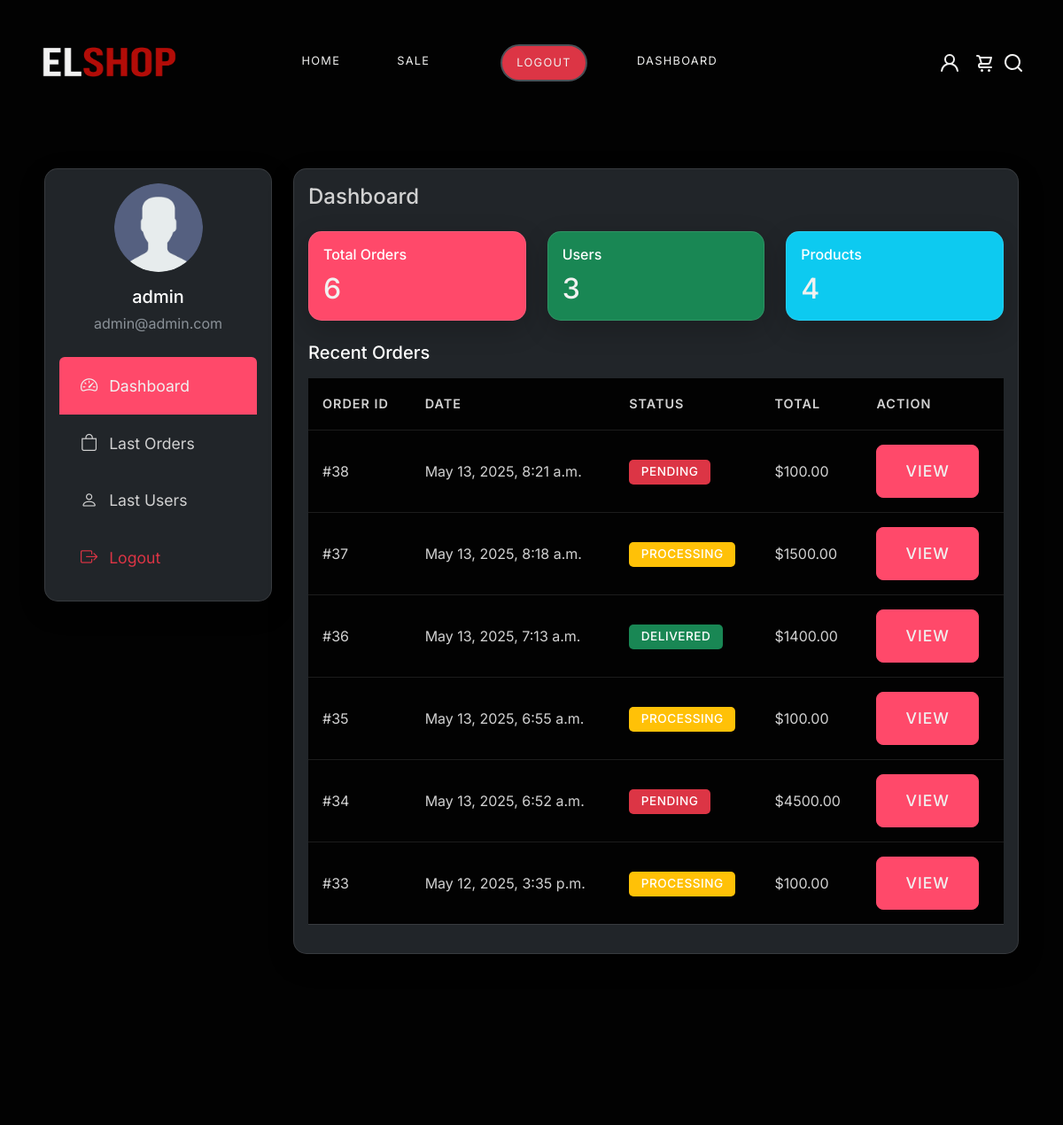
The app's page /dashboard/ (signed in, upper part), older data.
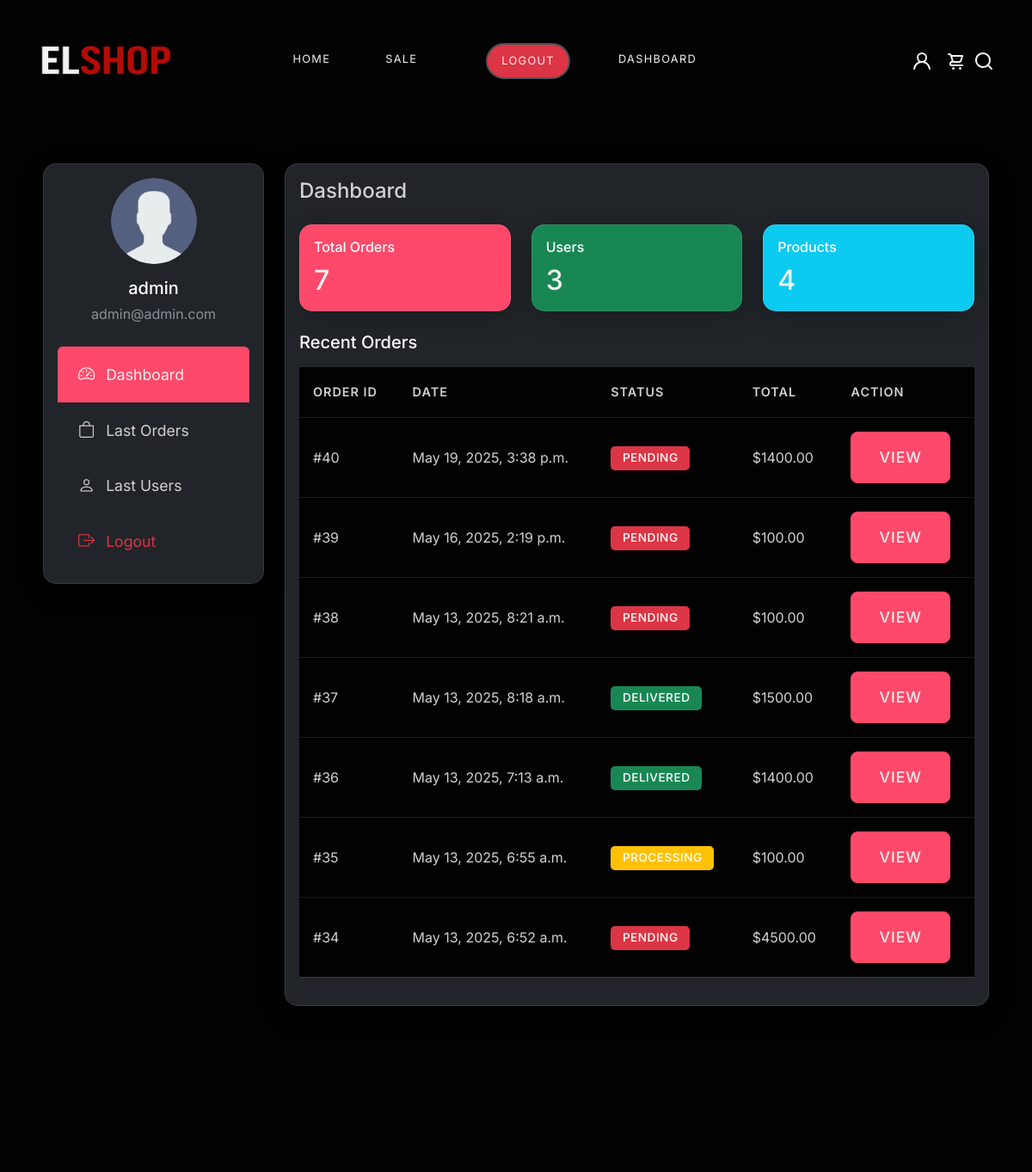
The same page, newer data.
### accounts/models.py (models this page shows)
class Profile(models.Model):
    user = models.OneToOneField(User,on_delete=models.CASCADE)
    old_cart = models.CharField(max_length=250,null=True,blank=True)
    image = models.ImageField(upload_to="upload/images/user",default="upload/images/default/user.png")

### payment/models.py (models this page shows, shortened)
class Order(models.Model):
    STATUS_ORDER = (
        ("pending","PEDING"),
        ("processing","PROCESSING"),
        ("cancelled","CANCELLED"),
        ("delivered","DELIVERED")
    )
    user = models.ForeignKey(User,on_delete=models.CASCADE)
    address = models.ForeignKey(AddressUser,on_delete=models.CASCADE)
    shiped_date = models.DateTimeField(blank=True,null=True)
    date_ordered = models.DateTimeField(auto_now_add=True)
    date_payed = models.DateTimeField(blank=True,null=True)
    invoice = models.CharField(max_length=255,blank=True,null=True)
    payer_id = models.CharField(max_length=255,blank=True,null=True)
    order_status = models.CharField(choices=STATUS_ORDER,default="pending")
    amount = models.DecimalField(max_digits=10,decimal_places=2)

### dashboard/views.py (the view)
# urls.py: path("dashboard/",include("dashboard.urls")),
def dashboard(request):
    if request.user.is_authenticated and (request.user.is_staff or request.user.is_superuser):
        orders = Order.objects.all().order_by("-date_ordered")[:7]
        users = User.objects.all().order_by("date_joined").order_by("-date_joined")[:7]
        return render(request,"dashboard/dashboard.html",{"orders":orders,"users":users})
    return redirect("home")

### cart/cart.py (called while the page is built)
    def __len__(self):
        return len(self.cart)

### cart/context_processors.py (called while the page is built)
def cart(request):
    return {"cart":Cart(request)}

### templates/dashboard/dashboard.html (shortened to what this page needs)
{% extends 'index.html' %}
{% load static %}
{% block content %}
  <section class="account py-5">
    <div class="container">
      <div class="row">
        <div class="col-lg-3 mb-4">
          <div class="card">
            <div class="card-body">
              <div class="text-center mb-4">
                <img src="{{user.profile.image.url}}" alt="Profile" class="rounded-circle mb-3" width="100" height="100">
                <h5 class="mb-1">{{user.username}}</h5>
                  <p class="text-muted mb-0">{{user.email}}</p>
              </div>
              <div class="list-group">
                <a href="#dashboard" class="list-group-item list-group-item-action active" data-bs-toggle="list">
                  <i class="bi bi-speedometer2 me-2"></i> Dashboard
                </a>
                {% if perms.payment.view_order %}
                  <a href="#orders" class="list-group-item list-group-item-action" data-bs-toggle="list">
                    <i class="bi bi-bag me-2"></i> Last Orders
                  </a>
                {% endif %}
                {% if perms.user.view_user %}
                  <a href="#profile" class="list-group-item list-group-item-action" data-bs-toggle="list">
                    <i class="bi bi-person me-2"></i> Last Users
                  </a>
                {% endif %}
                <a href="{% url 'logout' %}" class="list-group-item list-group-item-action text-danger">
                  <i class="bi bi-box-arrow-right me-2"></i> Logout
                </a>
              </div>
            </div>
          </div>
        </div>
        <div class="col-lg-9">
          <div class="tab-content">
            <div class="tab-pane fade show active" id="dashboard">
              <div class="card">
                <div class="card-body">
                  <h4 class="card-title mb-4">Dashboard</h4>
                  <div class="row">
                    <div class="col-md-4 mb-4">
                      <div class="card bg-primary text-white">
                        <div class="card-body">
                          <h6 class="card-title">Total Orders</h6>
                          <h2 class="mb-0">{{orders.count}}</h2>
                        </div>
                      </div>
                    </div>
                    <div class="col-md-4 mb-4">
                      <div class="card bg-success text-white">
                        <div class="card-body">
                          <h6 class="card-title">Users</h6>
                          <h2 class="mb-0" id="wished-count">{{users.count}}</h2>
                        </div>
                      </div>
                    </div>
                    <div class="col-md-4 mb-4">
                      <div class="card bg-info text-white">
                        <div class="card-body">
                          <h6 class="card-title">Products</h6>
                          <h2 class="mb-0">4</h2>
                        </div>
                      </div>
                    </div>
                  </div>
                  {% if perms.payment.view_order %}
                  <h5 class="mb-3">Recent Orders</h5>
                  <div class="table-responsive">
                    <table class="table">
                      <thead>
                        <tr>
                          <th>Order ID</th>
                          <th>Date</th>
                          <th>Status</th>
                          <th>Total</th>
                          <th>Action</th>
                        </tr>
                      </thead>
                      <tbody>
                       {% for order in orders %}
                          <tr>
                            <td>#{{order.id}}</td>
                            <td>{{order.date_ordered}}</td>
                            {% if order.order_status == "delivered" %}
                              <td><span class="badge bg-success" >{{order.order_status}}</span></td>
                            {% elif order.order_status == 'processing' %}
                              <td><span class="badge bg-warning" >{{order.order_status}}</span></td>
                            {% else %}
                              <td><span class="badge bg-danger" >{{order.order_status}}</span></td>
                            {% endif %}
                            <td>${{order.amount}}</td>
                            <td><a href="{% url 'D_order' order.id %}" class="btn btn-sm btn-primary">View</a></td>
                          </tr>
                        {% endfor %}
                      </tbody>
                    </table>
                  </div>
                  {% endif %}
                </div>
              </div>
            </div>
          </div>
        </div>
      </div>
    </div>
  </section>
{% endblock content %}

### templates/index.html (shortened to what this page needs)
{% load static %}
<!DOCTYPE html>
<html lang="en">
<head>
  <link href="https://cdn.jsdelivr.net/npm/bootstrap@5.3.0-alpha3/dist/css/bootstrap.min.css" rel="stylesheet"
>
  <link rel="stylesheet" type="text/css" href="{% static 'css/vendor.css' %}">
  <link rel="stylesheet" href="https://cdn.jsdelivr.net/npm/swiper@9/swiper-bundle.min.css" />
  <link rel="stylesheet" type="text/css" href="{% static 'css/style.css' %}">
  <link rel="stylesheet" href="https://cdn.jsdelivr.net/npm/bootstrap-icons@1.11.0/font/bootstrap-icons.css">
</head>
<body data-bs-theme="dark">
  <nav class="navbar navbar-expand-lg text-white text-uppercase fs-7 ls-1 py-5 align-items-center">
    <div class="container-fluid">
      <div class="row align-items-center w-100">
        <div class="col-8 col-md-3">
          <a class="navbar-brand" href="/"><img src="{% static 'images/ELShop.png' %}" width="204" height="46" alt="logo"></a>
        </div>
        <div class="col-1 col-md-6 d-md-flex justify-content-center">
          <div class="offcanvas offcanvas-end" tabindex="-1" id="offcanvasNavbar" aria-labelledby="offcanvasNavbarLabel">
            <div class="offcanvas-body">
              <ul class="navbar-nav justify-content-end flex-grow-1 gap-1 gap-md-5 pe-5">
                <li class="nav-item">
                  <a class="nav-link active" href="{% url 'home' %}">Home</a>
                </li>
                <li class="nav-item">
                  <a class="nav-link" href="{% url 'sale_products' %}">Sale</a>
                </li>
                {% if user.is_authenticated %}
                  <li class="nav-item">
                    <a class="nav-link ms-4 bg-danger rounded-pill py-2 px-3 border border-withe border-2 center" href="{% url 'logout' %}">logout</a>
                  </li>
                  {% if user.is_superuser or user.is_staff %}
                    <li class="nav-item">
                      <a class="nav-link" href="{% url 'dashboard' %}">Dashboard</a>
                    </li>
                  {% endif %}
                {% else %}
                  <li class="nav-item">
                    <a class="nav-link ms-4 bg-white rounded-pill py-2 px-3 border border-withe border-2 center" href="{% url 'login' %}">login</a>
                  </li>
                {% endif %}
              </ul>
            </div>
          </div>
        </div>
        <div class="col-3 col-md-3 text-md-end">
          <ul class="list-unstyled d-flex justify-content-end m-0">
            <li>
              <a href="{% url 'my_account' %}" class="mx-2">
                <svg width="24" height="24" viewBox="0 0 24 24"><use xlink:href="#user"></use></svg>
              </a>
            </li>
            <li>
              <a href="cart.html" class="mx-2" data-bs-toggle="offcanvas" data-bs-target="#offcanvasCart" aria-controls="offcanvasCart">
                <svg width="24" height="24" viewBox="0 0 24 24"><use xlink:href="#cart"></use></svg>
              </a>
            </li>
            <li class="search-box" class="mx-2">
              <a href="#search" class="search-button">
                <svg width="24" height="24" viewBox="0 0 24 24"><use xlink:href="#search"></use></svg>
              </a>
            </li>
          </ul>
        </div>
      </div>
    </div>
  </nav>
  {% block content %}
  {% endblock content %}
  <footer id="footer" class="bg-black">
    <div class="container-fluid">
      <div class="row d-flex flex-wrap justify-content-between my-5 py-5">
        <div class="col-md-3 col-sm-6">
          <div class="footer-menu footer-menu-001">
            <div class="footer-intro mb-4">
            </div>
          </div>
        </div>
        </div>
      </div>
  </footer>
</body>
</html>

Row changes from the older to the newer data that the page shows:
no longer on this page (row unchanged): Order: id "33", date_ordered "May 12, 2025, 3:35 p.m.", order_status "PROCESSING", amount "100.00"
added Order: id "40", date_ordered "May 19, 2025, 3:38 p.m.", order_status "PENDING", amount "1400.00"
added Order: id "39", date_ordered "May 16, 2025, 2:19 p.m.", order_status "PENDING", amount "100.00"
changed Order "May 13, 2025, 8:18 a.m.": order_status "PROCESSING" → "DELIVERED"
Text that changed along with them:
{{ orders.count }}: "6" → "7"
